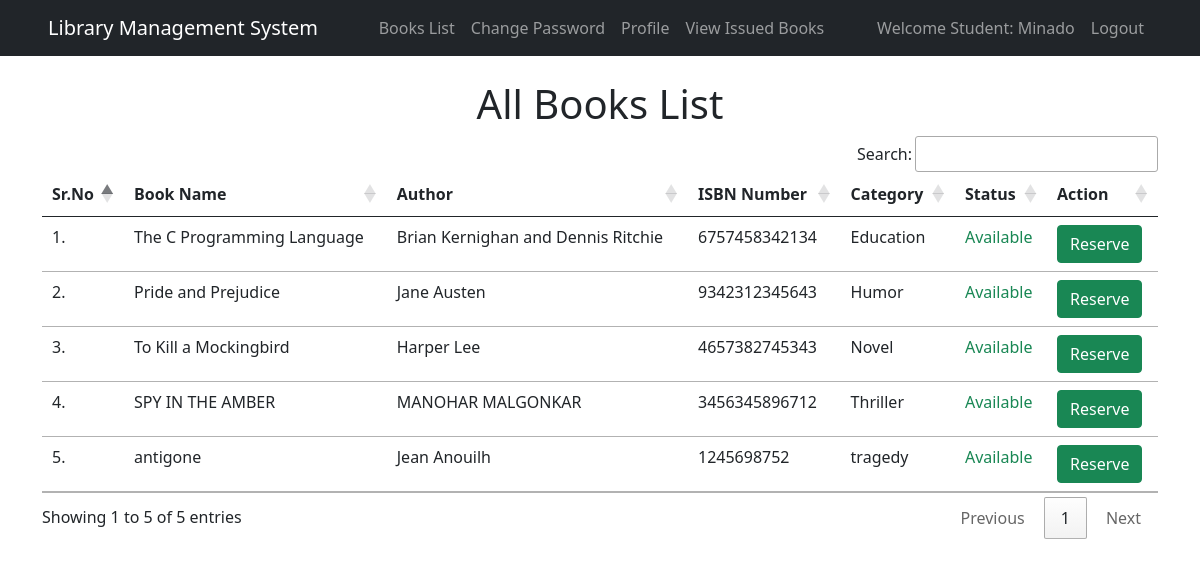
The page /books_list/ (signed in) on the database as committed earlier.
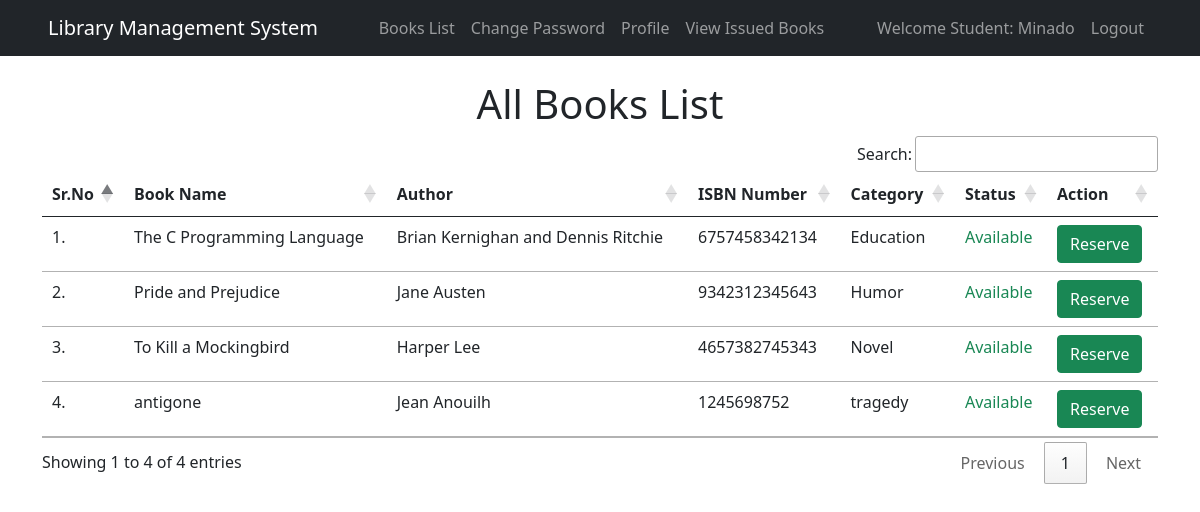
The same page on the database as committed later.
### library/models.py (models this page shows, shortened)
class Book(models.Model):
    name = models.CharField(max_length=200)
    author = models.CharField(max_length=200)
    isbn = models.PositiveIntegerField()
    category = models.CharField(max_length=50)
    status = models.BooleanField(default=False)

### library/views.py (the view)
# urls.py: path("books_list/", views.books_list, name="books_list"),
@login_required(login_url='/student_login')
def books_list(request):
    books_l = Book.objects.all()
    issued_books = IssuedBook.objects.all()
    return render(request, "books_list.html", {'books':books_l, 'issued_books':issued_books})

### library/templates/books_list.html (shortened to what this page needs)
{% extends 'student_navbar.html' %}
{% load static %}
{% block body %}
<div class="container mt-4">
    <h1 class="text-center">All Books List</h1>
    <table class="table table-hover" id="example">
        <thead>
            <tr>
                <th>Sr.No</th>
                <th>Book Name</th>
                <th>Author</th>
                <th>ISBN Number</th>
                <th>Category</th>
                <th>Status</th>
                <th>Action</th>
            </tr>
        </thead>
        <tbody>
            {% for book in books %}
            <tr>
                <td>{{forloop.counter}}.</td>
                <td>{{book.name}}</td>
                <td>{{book.author}}</td>
                <td>{{book.isbn}}</td>
                <td>{{book.category}}</td>
                    {% if book.name in issued_books %}
                        <td><span class="text-danger">Issued</span></td>
                    {% else %}
                        <td><span class="text-success">Available</span></td>
                    {% endif %}
                <td><a href="/reserve_book/{{ book.id }}/" class="btn btn-success">Reserve</a></td>
            </tr>
            {% endfor %}
        </tbody>
    </table>
</div>
{% endblock %}

Rows that differ between the two databases and show on the page:
removed Book: name "SPY IN THE AMBER", author "MANOHAR MALGONKAR", isbn "3456345896712", category "Thriller", shows "Available"
Other text that changed with them:
text written by a page script: "Search: Showing 1 to 5 of 5 entries Previous 1 Next" → "Search: Showing 1 to 4 of 4 entries Previous 1 Next"
